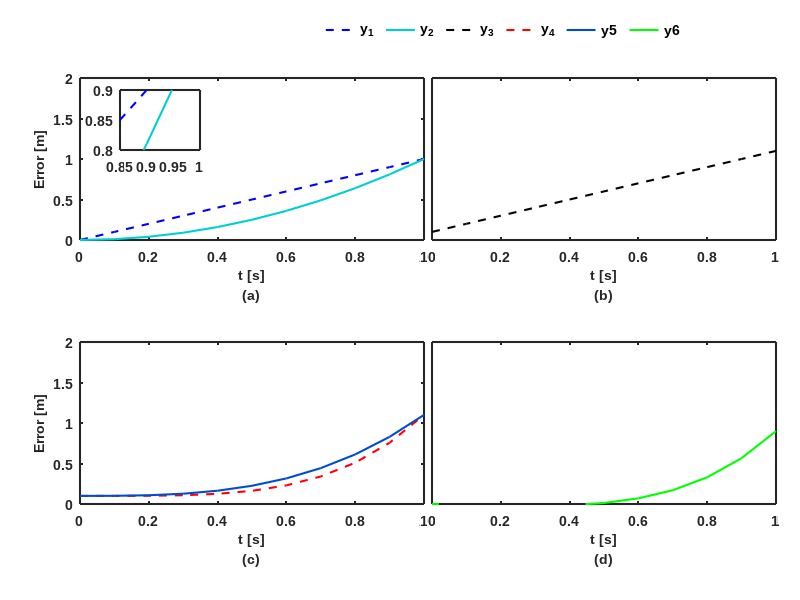

MATLAB code for this plot:
clear all; close all; clc;
figure(1)

% 先创建一个符合尺寸的图片
set(gcf,'unit','centimeters','position',[10 5 17.4 10]); % 10cm*17.4cm
set(gcf,'ToolBar','none','ReSize','off');   % 移除工具栏
set(gcf,'color','w'); % 背景设为白色

% 准备几个数据画图
t=0:0.1:1;
y1=t;
y2=t.^2;
y3=t+0.1;
y4=t.^4+0.1;
y5=t.^3+0.1;
y6=t.^4-0.1*t;


subplot(2,2,1) 
 
p1 = plot(t,y1,'b--','LineWidth',1.5);
hold on
p2 = plot(t,y2,'color',[0 0.81 0.82],'LineWidth',1.5);
set(gca,'Position',[0.1 0.6 0.43 0.27]);%第(1)个图的位置
g = get(p1,'Parent');%对应p1所在的坐标轴
set(g,'Linewidth',1.5,'FontSize',10,'FontName','Arial','FontWeight','bold');
ylabel('Error [m]','FontSize',10,'FontName','Arial','FontWeight','bold');
ylim([0,2])
xlabel({'t [s]','(a)'},'FontSize',10,'FontName','Arial','FontWeight','bold');
 
%增加局部放大
axes('position',[0.15,0.75,0.1,0.1]);%局部放大图位置
p1 = plot(t,y1,'b--','LineWidth',1.5);
hold on
p2 = plot(t,y2,'color',[0 0.81 0.82],'LineWidth',1.5);
axis([0.85 1 0.8 0.9]);%坐标范围设置
set(gca,'YTick',0.8:0.05:0.9,'FontName','Arial','FontSize',10,'FontWeight','bold');%y坐标轴设置
set(gca,'XTick',0.85:0.05:1,'FontName','Arial','FontSize',10,'FontWeight','bold');%x坐标轴设置
set(gca,'LineWidth',1.5);
 
subplot(2,2,2) 
p3 = plot(t,y3,'k--','LineWidth',1.5);
set(gca,'Position',[0.54 0.6 0.43 0.27]);%第(2)个图的位置
g = get(p3,'Parent');%对应p1所在的坐标轴
set(g,'Linewidth',1.5,'FontSize',10,'FontName','Arial','FontWeight','bold');
ylim([0,2])
% 共用坐标轴的时候可以隐藏其中一些坐标轴
set(g,'YTick',[]);
%ylabel('Error [m]','FontSize',10,'FontName','Arial','FontWeight','bold');
xlabel({'t [s]','(b)'},'FontSize',10,'FontName','Arial','FontWeight','bold');
 
subplot(2,2,3) 
p4 = plot(t,y4,'r--','LineWidth',1.5);
hold on
p5 = plot(t,y5,'color',[0 0.3 0.82],'LineWidth',1.5);
set(gca,'Position',[0.1 0.16 0.43 0.27]);%第(3)个图的位置
g = get(p4,'Parent');%对应p1所在的坐标轴
set(g,'Linewidth',1.5,'FontSize',10,'FontName','Arial','FontWeight','bold');
ylim([0,2])
ylabel('Error [m]','FontSize',10,'FontName','Arial','FontWeight','bold');
xlabel({'t [s]','(c)'},'FontSize',10,'FontName','Arial','FontWeight','bold');
 
subplot(2,2,4) 
p6 = plot(t,y6,'g','LineWidth',1.5);
set(gca,'Position',[0.54 0.16 0.43 0.27]);%第(4)个图的位置
g = get(p6,'Parent');%对应p1所在的坐标轴
set(g,'Linewidth',1.5,'FontSize',10,'FontName','Arial','FontWeight','bold');
ylim([0,2])
set(g,'YTick',[]);
%ylabel('Error [m]','FontSize',10,'FontName','Arial');
xlabel({'t [s]','(d)'},'FontSize',10,'FontName','Arial','FontWeight','bold');
 
h1=legend([p1 p2 p3 p4 p5 p6],'\fontname{Arial}y_1','\fontname{Arial}y_2','\fontname{Arial}y_3',...
    '\fontname{Arial}y_4','\fontname{Arial}y5','\fontname{Arial}y6','Orientation','horizontal');
set(h1,'Linewidth',1.5,'FontSize',10,'FontWeight','bold');
set(h1,'position',[0.4,0.9,0.2,0.1]);%legend位置
set(h1,'Box','off');
 
%text(0.05,0.6,'(a)')